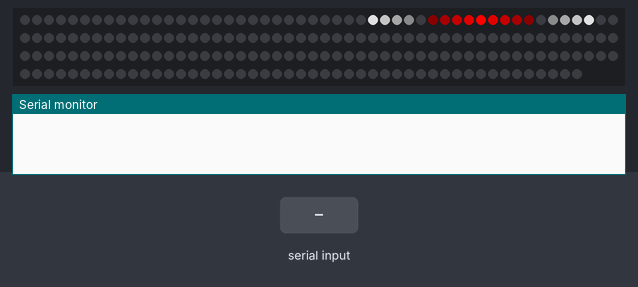
This sketch was run on a simulated Arduino Uno, built with avr-gcc and run on an emulated ATmega328P. Parts: 197 RGB LEDs in strip order, left to right, continuing on the next row, the last lines printed to the serial monitor. The test bench sets the inputs (shaded band).

Above: at 6.4 s.
6.5 s: "color\n" received over Serial
8.0 s: "scan\n" received over Serial
At 8.47 s:
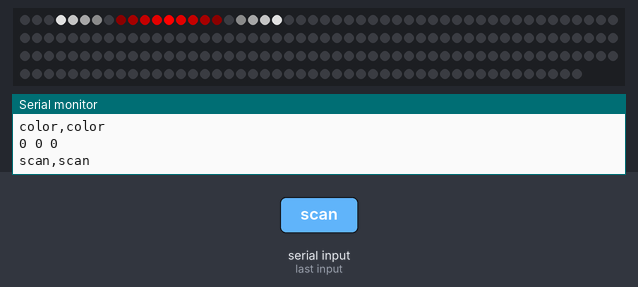
11.0 s: "1|90|45\n" received over Serial
At 11.25 s:
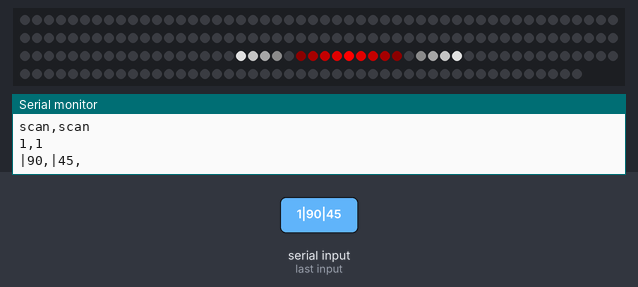
Timing chart, 0 to 14.0 s (numbered marks = the images above; inputs shaded):
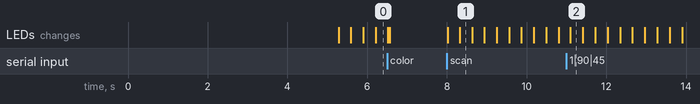

Measured:
- after the input at 8.0 s, the LEDs: first change at once (image 1 shows a later state)

The sketch:

LedstripFrank3.ino
```cpp
#include <FastLED.h>

#define LED_PIN     5
#define NUM_LEDS    197 //300
#define BRIGHTNESS  255 //255 is max
#define LED_TYPE    WS2811
#define COLOR_ORDER GRB

CRGB leds[NUM_LEDS];

//comminucation:
String buff = "";
String commType = "";
int currentColor = 0;
int currentCom = 0;

//plain colors:
int red = 0;
int green = 0;
int blue = 0;
boolean shouldUpdateColors = false;
int pRed[5];
int pGreen[5];
int pBlue[5];

//scanning
boolean scanning = true;
boolean straveForward = true;
float scanTimer = 0;
int scanningHue = 0;
int pScanningHue[5];
static float SCAN_SPEED = 400; //inverse speed, 400 is standart.

//polls:
boolean pollActive = false;
int pollPercentage = 50;
int oppositeColor[3];
int pPollPercentage[5];
int pOppositeColor[3][5];

void setup() {
  delay( 3000 ); // power-up safety delay
  FastLED.addLeds<LED_TYPE, LED_PIN, COLOR_ORDER>(leds, NUM_LEDS).setCorrection( TypicalLEDStrip );
  FastLED.setBrightness(  BRIGHTNESS );

  //startup color:
  for (int timer = 0; timer <= NUM_LEDS + 5; timer++) {
    for (int i = 0; i < NUM_LEDS; i++) {
      int fade = abs(i - timer);
      if (fade < 5) {
        fade = 1 / ((float(fade) + 1) / 2) * 255;
      } else fade = 0;
      leds[i] = CHSV(170, 187, fade);
    }
    FastLED.show();
  }

  Serial.begin(9600);
}

void loop() {
  if (Serial.available() > 0) { //serial comminucation
    int inputInt = Serial.read();
    if (inputInt != 13) serialCom((char)inputInt);
  }

  //fill complete colors        ----------------------------------------------------
  if (shouldUpdateColors) {
    for (int i = 0; i < NUM_LEDS; ++i) {
      leds[i].setRGB(red, green, blue);
    }
    FastLED.show();
    shouldUpdateColors = false;
    scanTimer = 0;
  }
  else if (scanning) { //scanning ----------------------------------------------------
    for (int i = 0; i < NUM_LEDS; i++) {
      int distance = abs(i - int(scanTimer));
      int fade = 0;
      if (distance <10) {
        fade = abs(255 - 255 / 5 * float(distance));
      }

      if(distance<=5) leds[i] = CHSV(scanningHue, 255, fade);//187, fade);
      else leds[i] = CHSV(0, 0, fade);
    }
    FastLED.show();
    if (straveForward) {
      scanTimer += ((float)NUM_LEDS) / SCAN_SPEED;
      if (scanTimer > NUM_LEDS - 10) straveForward = false;
    } else {
      scanTimer -= ((float)NUM_LEDS) / SCAN_SPEED;
      if (scanTimer < 10) straveForward = true;
    }
  } else if (pollActive) {
    for (int i = 0; i < NUM_LEDS; i++) {
      if((float) i / (float) NUM_LEDS * 100 <= pollPercentage) leds[i].setRGB(red, green, blue);
      else leds[i].setRGB(oppositeColor[0], oppositeColor[1], oppositeColor[2]);
    }
    FastLED.show();
  }

}

void serialCom(char inputChar) {
  if (inputChar == '\n') { //end of the comm -------------------------------------------------------
    decode(buff);
    if (commType == "color") { //if the sent command is change color:
      shouldUpdateColors = true;
      //reset the modes:
      scanning = false;
      pollActive = false;

      red = constrain(arrayMax(pRed), 0, 255);
      green = constrain(arrayMax(pGreen), 0, 255);
      blue = constrain(arrayMax(pBlue), 0, 255);
      Serial.println("" + (String)red + " " + (String)green + " " + (String)blue);
    }
    if (commType == "scan") { //if the send command is scan:
      scanning = true;
      //reset the modes:
      shouldUpdateColors = false;
      pollActive = false;
    }
    if (commType == "poll") {
      pollActive = true;
      //reset the modes:
      scanning = false;
      shouldUpdateColors = false;

      red = constrain(arrayMax(pRed), 0, 255);
      green = constrain(arrayMax(pGreen), 0, 255);
      blue = constrain(arrayMax(pBlue), 0, 255);

      oppositeColor[0] = constrain(arrayMax(pOppositeColor[0]), 0, 255);
      oppositeColor[1] = constrain(arrayMax(pOppositeColor[1]), 0, 255);
      oppositeColor[2] = constrain(arrayMax(pOppositeColor[2]), 0, 255);
      Serial.println("" + (String)red + "," + (String)green + "," + (String)blue + "|" + (String)oppositeColor[0] + "," + (String)oppositeColor[1] + "," + (String)oppositeColor[2]);
    }
    if(commType == "percentage"){
      pollPercentage = constrain(arrayMax(pPollPercentage), 0, 100);
    }

    commType = "";

    clearArray(pRed);
    clearArray(pGreen);
    clearArray(pBlue);

    clearArray(pOppositeColor[0]);
    clearArray(pOppositeColor[1]);
    clearArray(pOppositeColor[2]);

    clearArray(pPollPercentage);

    currentCom = 0;
    buff = "";
  } else if (inputChar == '|') { //end of the line ----------------------------------------------------
    decode(buff);
    buff = "";
    currentCom++;
    //    commType = "";
    if (currentCom >= sizeof(pRed)) currentCom = sizeof(pRed) - 1;
    currentColor = 0;
    Serial.print("|");
  } else if (inputChar != ',') { // normale charactor ------------------------------------------------
    buff += inputChar;
  } else { //when it sees a comma, -------------------------------------------------------------------
    decode(buff);
    buff = "";
  }
}

void decode(String input) {
  input.trim();
  Serial.print(input + ",");

  if (commType == "") {
    commType = input;
    commType.toLowerCase();
    Serial.println(commType);
  } else {
    if (contains(commType, "co")) {
      commType = "color";
      int value = buff.toInt();
      switch (currentColor) {
        case 0:
          pRed[currentCom] = value;
          break;
        case 1:
          pGreen[currentCom] = value;
          break;
        case 2:
          pBlue[currentCom] = value;
          break;
      }
      currentColor++;
    }
    else if (contains(commType, "sc")) { //scan(ning):
      commType == "scan";
    } else if (contains(commType, "po")) { //poll(ing):
      commType = "poll";
      int value = buff.toInt();
      switch (currentColor) {
        case 0:
          pRed[currentCom] = value;
          break;
        case 1:
          pGreen[currentCom] = value;
          break;
        case 2:
          pBlue[currentCom] = value;
          break;
        case 3: pOppositeColor[0][currentCom] = value;
          break;
        case 4:
          pOppositeColor[1][currentCom] = value;
          break;
        case 5:
          pOppositeColor[2][currentCom] = value;
          break;
      }
//      Serial.print((String) value + " ");
      currentColor++;
    } else if(contains(commType, "per")){
      commType = "percentage";
      int value = buff.toInt();
      pPollPercentage[currentCom] = value;
    }
  }

}

boolean contains(String str, String contain) {
  return str.indexOf(contain) >= 0;
}

int arrayMax(int input[]) {
  int maximum = 0;
  for (int i = 0; i < sizeof(input); i++) {
    if (input[i] > maximum) maximum = input[i];
  }
  return maximum;
}

void clearArray(int input[]) {
  for (int i = 0; i < sizeof(input); i++) {
    input[i] = 0;
  }
}
```
